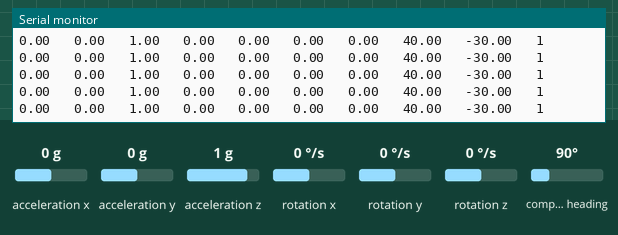
Simulated run of this sketch. Board: Arduino Nano 33 BLE. Shown: the last lines printed to the serial monitor. Inputs (shaded band) come from the test bench; at power-on: acceleration x 0 g, acceleration y 0 g, acceleration z 1 g, rotation x 0 °/s, rotation y 0 °/s, rotation z 0 °/s, compass heading 90°.

Above: at 1.2 s.
1.3 s: acceleration x set to -1.4 g
At 1.36 s:
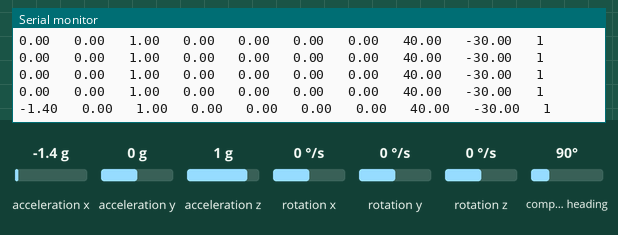
2.8 s: acceleration y set to -1.4 g
At 2.82 s:
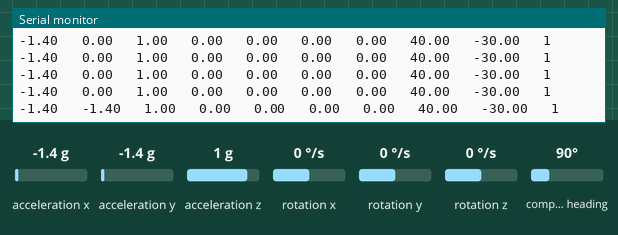
4.3 s: acceleration z set to -1.4 g
At 4.38 s:
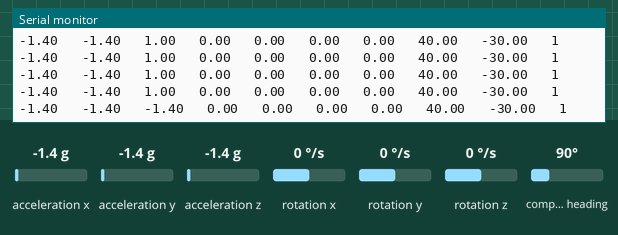
5.8 s: rotation x set to -192 °/s
At 5.84 s:
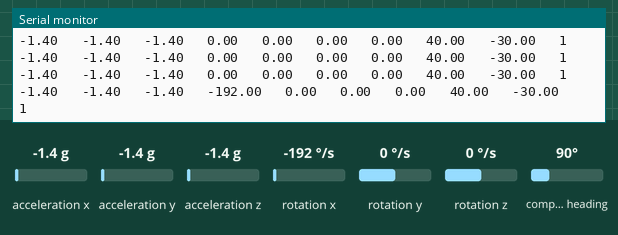
7.3 s: rotation y set to -192 °/s
At 7.3 s:
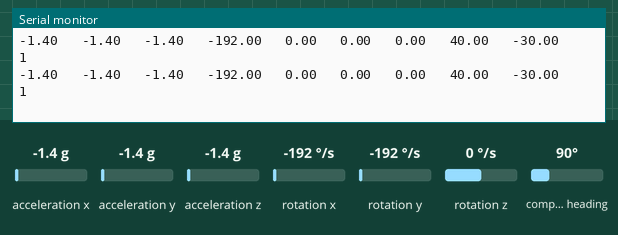

The sketch:

data_collection.ino
```cpp
#include "Arduino_BMI270_BMM150.h"

void setup() {
  Serial.begin(115200);
  while (!Serial);
  Serial.println("ax,ay,az,gx,gy,gz,mx,my,mz,label");

  if (!IMU.begin()) {
    Serial.println("Failed to initialize IMU!");
    while (1);
  }
}

void loop() {
  float aX, aY, aZ;
  float gX, gY, gZ;
  float mX, mY, mZ;

  // Checking if data is available from accelerometer, gyroscope, and magnetometer
  if (IMU.accelerationAvailable() && IMU.gyroscopeAvailable() && IMU.magneticFieldAvailable()) {
    IMU.readAcceleration(aX, aY, aZ);        // Reading accelerometer data
    IMU.readGyroscope(gX, gY, gZ);        // Reading gyroscope data
    IMU.readMagneticField(mX, mY, mZ);       // Reading magnetometer data

    // Print data in CSV format: Accelerometer, Gyroscope, Magnetometer, Label
    Serial.print(aX); Serial.print("   "); Serial.print(aY); Serial.print("   "); Serial.print(aZ); Serial.print("   ");
    Serial.print(gX); Serial.print("   "); Serial.print(gY); Serial.print("   "); Serial.print(gZ); Serial.print("   ");
    Serial.print(mX); Serial.print("   "); Serial.print(mY); Serial.print("   "); Serial.print(mZ); Serial.print("   ");

    // Add a label if needed (e.g., 1 for "supine," 2 for "prone", 3 for "side", 2 for "sitting", 2 for "unknown".)
    int label = 1;  // Changing this label manually based on the posture being collected
    Serial.println(label);
  }

  delay(100);  // Adjusting the delay to control sampling rate; 100 ms for ~10 Hz
}
```

Measured:
- after the input at 1.3 s, the serial monitor: prints a new line after 0.06 s (image 1)
- after the input at 2.8 s, the serial monitor: prints a new line at once (image 2)
- after the input at 4.3 s, the serial monitor: prints a new line after 0.08 s (image 3)
- after the input at 5.8 s, the serial monitor: prints a new line at once (image 4)
